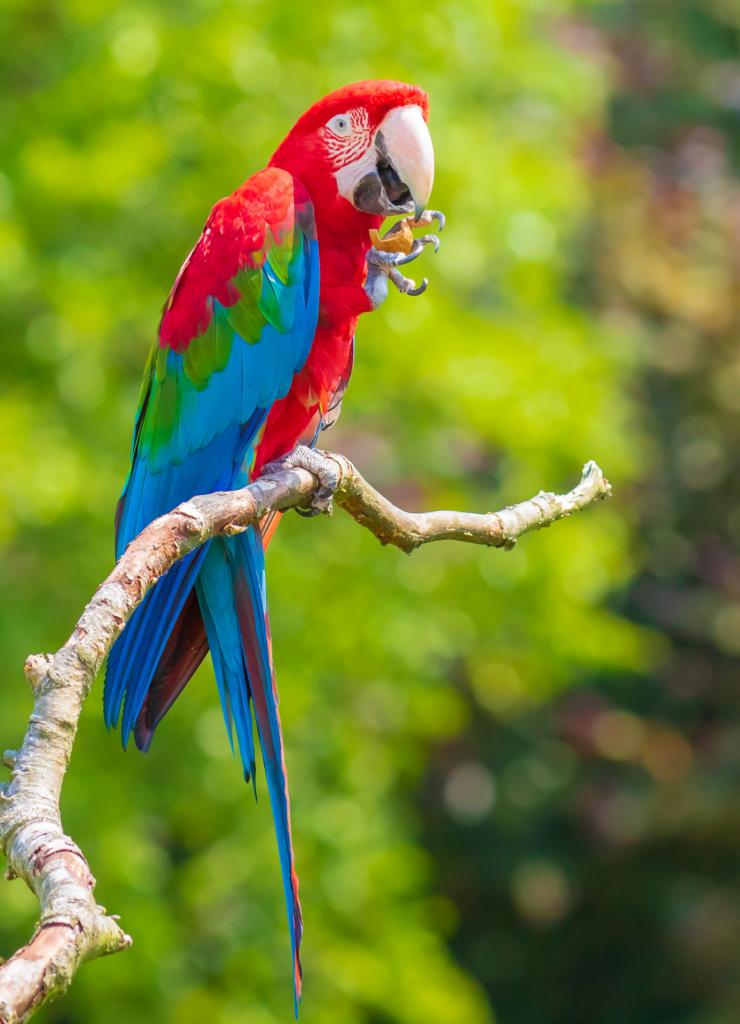
#> input picture image.png, 740 x 1024 px, found by its file name
$ python task4.py
#> lines starting #> are read from the running program, lines starting #| are printed output that depends on the picture
import cv2
import numpy as np
import matplotlib.pyplot as plt

img = cv2.imread("C:/Users/Miras/Desktop/dev/ComputerVision/image.png")
#> img is the input picture: shape (1024, 740, 3); mean B, G, R 49.9, 131.5, 116.7
img_resized = cv2.resize(img, (256, 256))
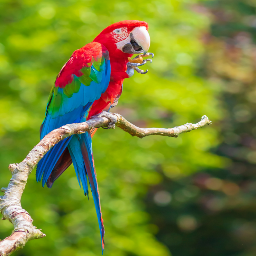
#> img_resized: shape (256, 256, 3); mean B, G, R 49.9, 131.5, 116.7

median_bgr = cv2.medianBlur(img_resized, 5)
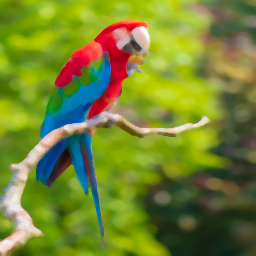
#> median_bgr: shape (256, 256, 3); mean B, G, R 49, 131.7, 116.7

gray_original = cv2.cvtColor(img_resized, cv2.COLOR_BGR2GRAY)
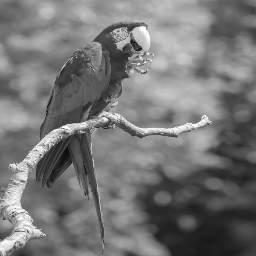
#> gray_original: shape (256, 256); min 9, max 254, mean 117.8
gray_median = cv2.cvtColor(median_bgr, cv2.COLOR_BGR2GRAY)
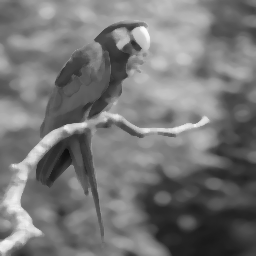
#> gray_median: shape (256, 256); min 14, max 251, mean 117.8

patch_original = gray_original[130:135, 80:85]
#> patch_original = [[149, 91, 108, 82, 78], [214, 200, 140, 99, 131], [126, 153, 190, 186, 172], [129, 79, 64, 54, 54], [66, 49, 46, 43, 58]]
patch_median = gray_median[130:135, 80:85]
#> patch_median = [[140, 135, 136, 119, 104], [119, 114, 118, 101, 98], [108, 99, 100, 91, 84], [90, 84, 75, 62, 67], [64, 59, 54, 55, 59]]

print("Original grayscale 5x5 patch (rows 130-134, cols 80-84):\n", patch_original)
#| Original grayscale 5x5 patch (rows 130-134, cols 80-84):
#|  [[149  91 108  82  78]
#|  [214 200 140  99 131]
#|  [126 153 190 186 172]
#|  [129  79  64  54  54]
#|  [ 66  49  46  43  58]]
print("Median filtered grayscale 5x5 patch (rows 130-134, cols 80-84):\n", patch_median)
#| Median filtered grayscale 5x5 patch (rows 130-134, cols 80-84):
#|  [[140 135 136 119 104]
#|  [119 114 118 101  98]
#|  [108  99 100  91  84]
#|  [ 90  84  75  62  67]
#|  [ 64  59  54  55  59]]

plt.figure(figsize=(10, 4))
plt.subplot(1, 2, 1)
plt.imshow(gray_original, cmap="gray")
plt.title("Grayscale Original")
plt.axis("off")

plt.subplot(1, 2, 2)
plt.imshow(gray_median, cmap="gray")
plt.title("Grayscale Median Filtered (k=5)")
plt.axis("off")

plt.tight_layout()
plt.show()
